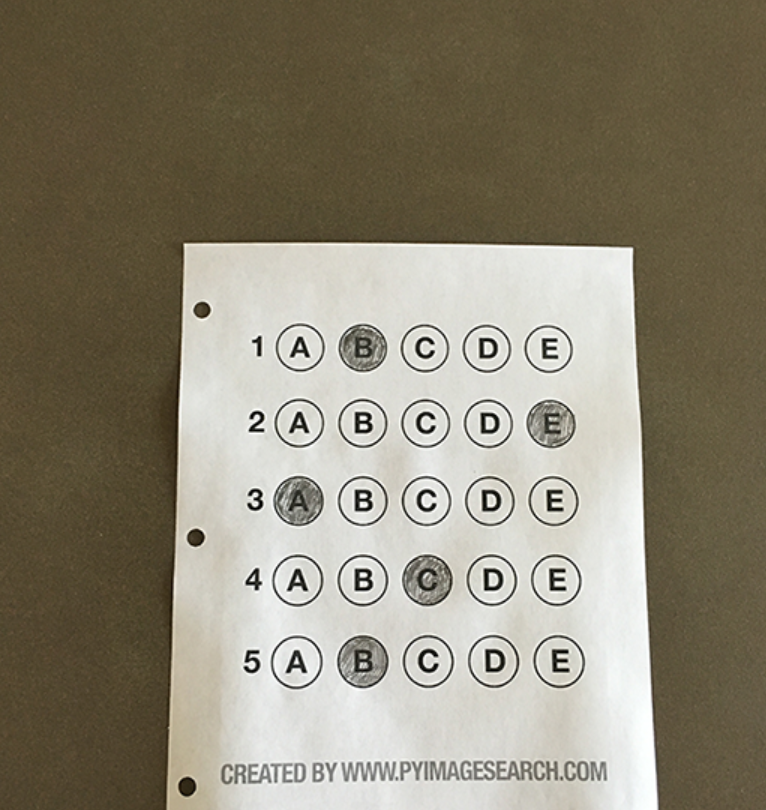
#> input picture Resources/answerCard.png, 766 x 810 px
$ python harris_corner_detection.py
#> lines starting #> are read from the running program, lines starting #| are printed output that depends on the picture; after the words box and inside, x2 and y2 are one past the last pixel; in counts of white or black regions, pixels touching at a corner belong together
import numpy as np
import matplotlib.pyplot as plt
import cv2 as cv


def harris_corner_detection():
    """corners are regions in the image with large variation in intensity in all the directions"""
    """deal with grayScale img"""
    """with some mathematical tricks we can get R=det(M)-k(trace(M))^2, where M is sum(w(x,y)[IxIx,IxIy
                                                                                            IxIy,IyIy])
                                                                                            w(x,y) is weighted matrix"""
    """det(M)=lambda1(r1)lambda2(r2) and trace(M)=r1+r2
    r1 and r2 are the eigenvalues of M
    when |R| is small which means r1 and r2 is small the region is flat
    when R<0 which happens when r1>>r2 or vice versa, the region is edge
    when R is large, which means r1 and r2 are large and r1≈r2 the region is corner"""
    """:parameter img(float 32),blockSize(the neighbour considered for corner detection
    ksize: aperture parameter of the sobel derivative used.
    k: harris detector free parameter"""
    """it returns the score resultImg with the same of ori """
    img = cv.imread('../Resources/answerCard.png')
#> img is the input picture: shape (810, 766, 3); mean B, G, R 116.1, 133.6, 140.2
    imgGray = cv.cvtColor(img, cv.COLOR_BGR2GRAY)
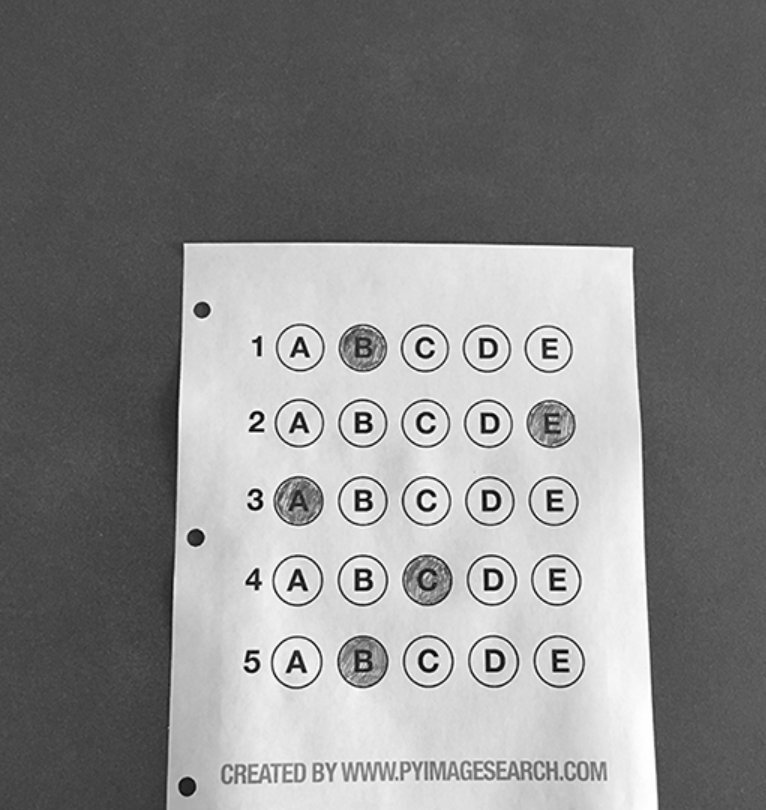
#> imgGray: shape (810, 766); min 0, max 255, mean 133.6
    imgGray = np.float32(imgGray)
    imgHarris = cv.cornerHarris(imgGray, 2, 3, 0.04)
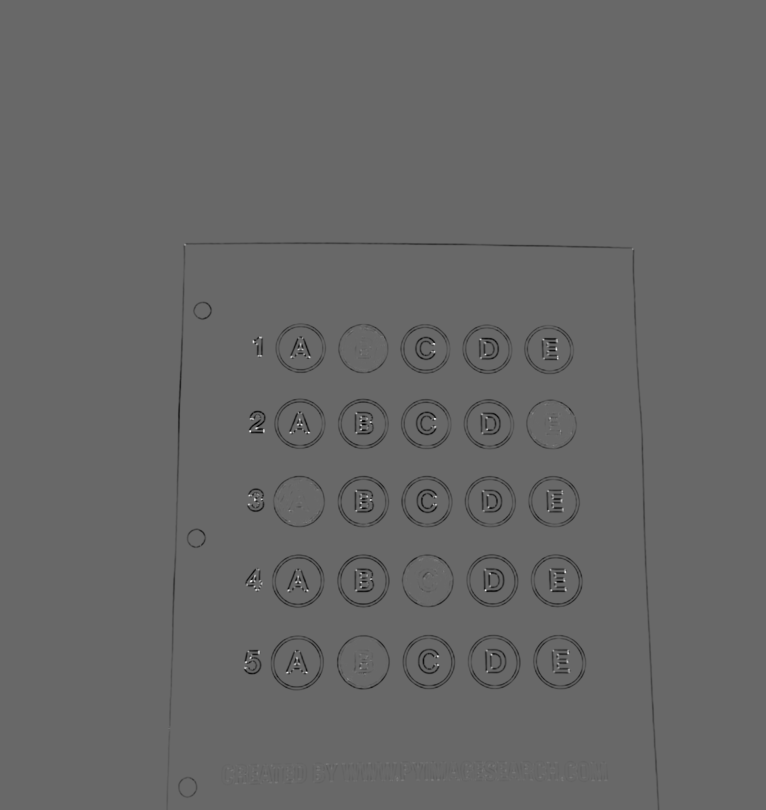
#> imgHarris: shape (810, 766) float32; min -38821044, max 55696264, mean -401371.1; drawn with min black and max white
    """the value in imgHarris is the R mentioned above"""
    tempI = cv.cornerEigenValsAndVecs(imgGray, 2, 3)
    """tempI return(x,y,6) where 6 are
        λ1,λ2 are the non-sorted eigenvalues of M
        x1,y1 are the eigenvectors corresponding to λ1
        x2,y2 are the eigenvectors corresponding to λ2"""
    (x, y) = np.where(imgHarris > 0.2 * imgHarris.max())
#> x = 470 values from 244 to 673; y = 470 values, max 569 at index 452, min 184 at index 0, mean 389.5
    for perPixel in list(zip(y, x)):
        cv.circle(img, perPixel, 2, [0, 255, 0], -1)
#> this loop made 470 passes
#> perPixel on passes 1 to 3: (184, 244), (185, 244), (259, 337)
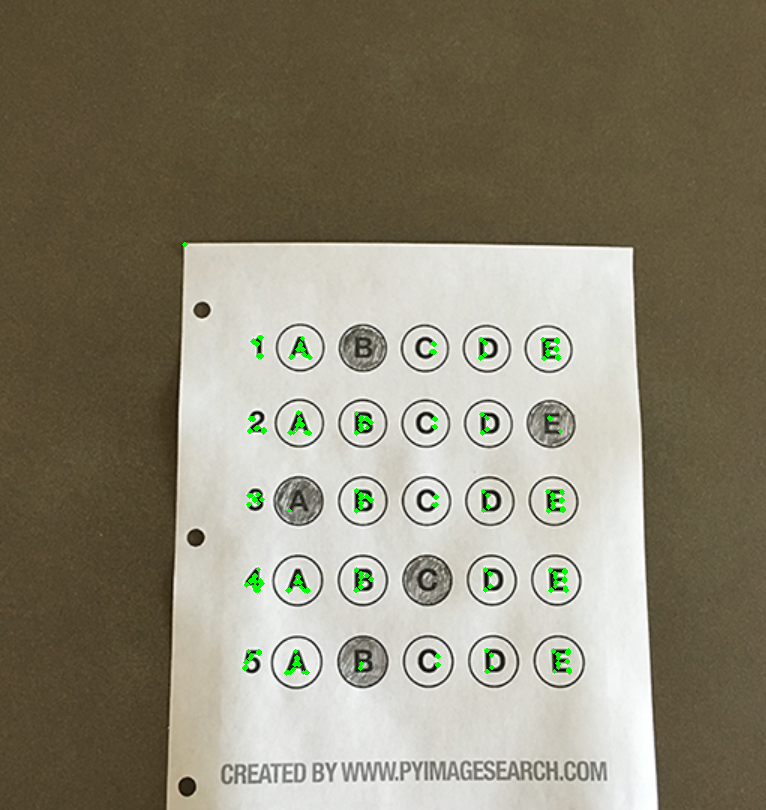
#> img: shape (810, 766, 3); 0.51% of pixels changed, all inside (x1, y1, x2, y2) = (182, 242, 572, 676)
    """if we want to get more precise result we can use cv.cornerSubPix(img(gray,float),centroids,
    half-radius of windowSize, half-radius of zero zone ( for singular situation of windowSize)
    that under this zero zone, pixels will not be summed"""
    """first we should get centroids through cv.connectedComponentsWithStats(we also use cv.connectedComponents in fg
    extraction named watershed algorithm), which returns
    ret,labels,stats(statistics output for each label, including the background label. Statistics are accessed via
    stats(label, COLUMN) where COLUMN is one of ConnectedComponentsTypes)
    ,centroids.
    It iterates for better results until reaches a threshold we set.
    """
    __, imgHarris = cv.threshold(imgHarris, 0.01 * imgHarris.max(), 255, cv.THRESH_BINARY)
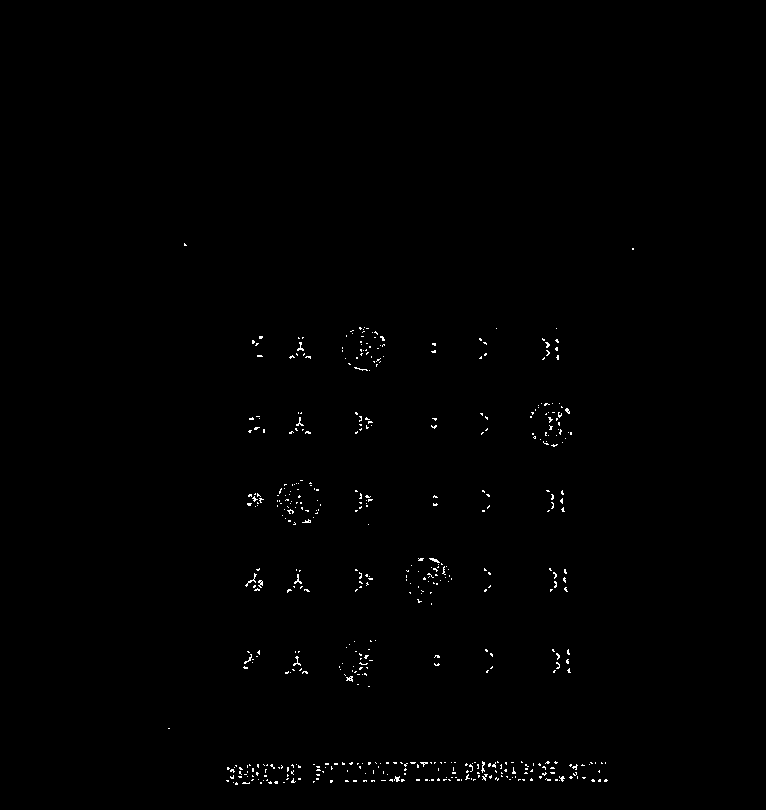
#> imgHarris: shape (810, 766) float32; 0.48% white in thin lines or dots, all inside (x1, y1, x2, y2) = (168, 243, 634, 785)
    # !!!we need binary img to filter noise
    criteria = (cv.TERM_CRITERIA_EPS + cv.TERM_CRITERIA_MAX_ITER, 100,
                1)  # the first parameter means the algorithm returns
#> criteria = (3, 100, 1)
    # when any one of them(max-iter,precession satisfies)
    # count（min iterNum) ,max_iter(Num),eps(returns when reach 0.001 precession)
    ret, labels, stats, centroids = cv.connectedComponentsWithStats(np.uint8(imgHarris))
#> labels: shape (810, 766) int32; 505 distinct labels, from 0 to 504
#> ret = 505; stats = 505 rows, first 6: [0, 0, 766, 810, 617494], [184, 243, 3, 3, 6], [632, 248, 2, 2, 4], [359, 327, 3, 3, 6], [364, 327, 1, 1, 1], [363, 329, 1, 1, 1]; centroids = 505 pairs, first value 168.5 to 632.5, second value 244.3 to 783.3
    corners = cv.cornerSubPix(imgGray, np.float32(centroids), (1, 1), (-1, -1), criteria)
#> corners = 505 pairs, first value 168.1 to 632.7, second value 243.8 to 783.5
    for perPixel in corners:
        cv.circle(img, tuple(perPixel), 1, [0, 0, 255], -1)
#> this loop made 505 passes
#> perPixel on passes 1 to 3: [382.4, 403.6], [184.1, 243.8], [632.7, 248.5]
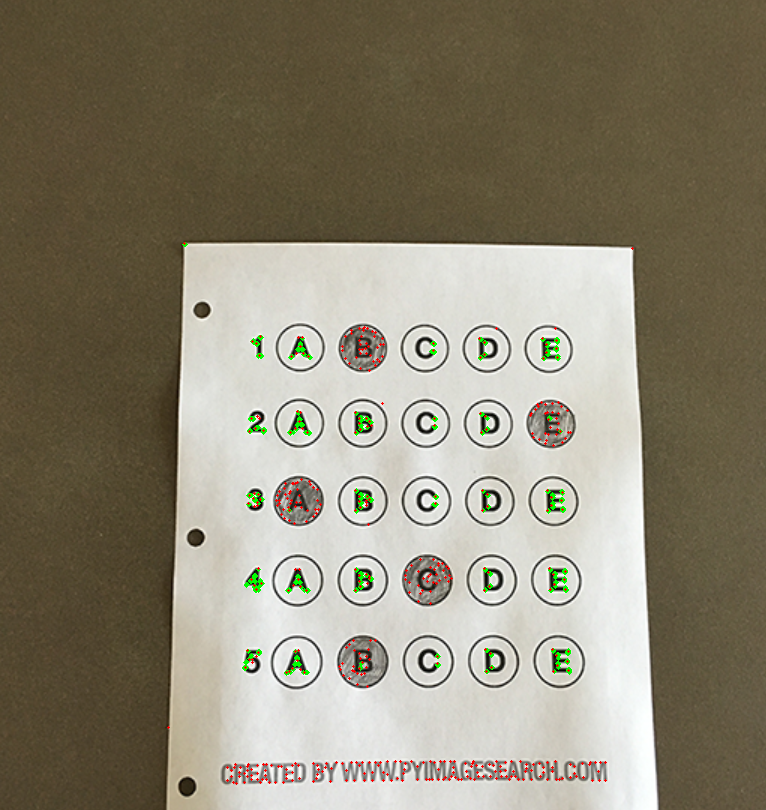
#> img: shape (810, 766, 3); 0.41% of pixels changed, all inside (x1, y1, x2, y2) = (167, 242, 634, 785)
    cv.imshow('temp', img)
    cv.waitKey(0)
    """ we can see the red points(subPixels) is better than the green points"""


harris_corner_detection()

$ run again, with Resources/HoughLine.png copied over Resources/answerCard.png
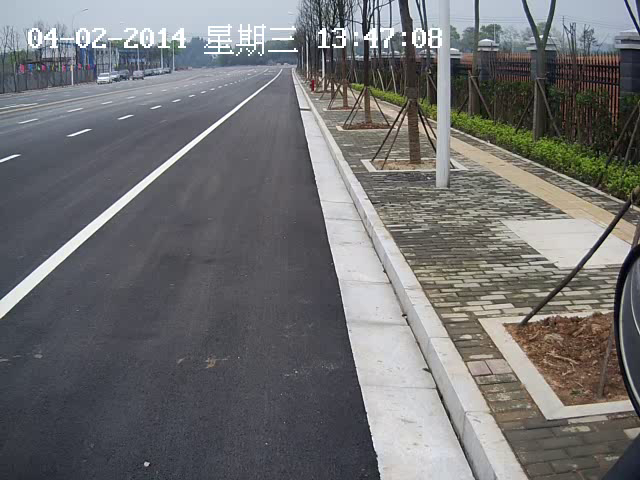
#> input picture Resources/HoughLine.png, 640 x 480 px
#> in harris_corner_detection, img is the input picture: shape (480, 640, 3); mean B, G, R 113.6, 112.5, 112.3
#> x = 91 values from 27 to 56; y = 91 values, max 437 at index 57, min 83 at index 48, mean 328.4
#> the loop in harris_corner_detection, `for perPixel in list(zip(y, x)):` made 91 passes
#> perPixel on passes 1 to 8: (340, 27), (341, 27), (344, 27), (374, 27), (335, 28), (344, 28), (374, 28), (321, 29)
#> in harris_corner_detection, `__, imgHarris = cv.threshold(imgHarris, 0.01 * imgHarris.max(), 255, c..`:
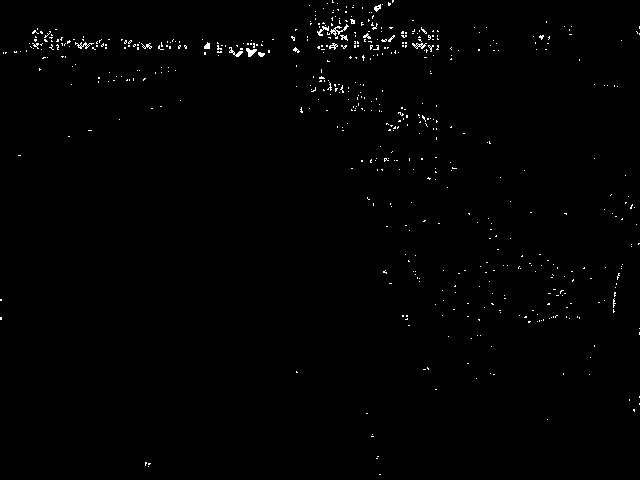
#> imgHarris: shape (480, 640) float32; 0.73% white in thin lines or dots
#> criteria = (3, 100, 1)
#> labels: shape (480, 640) int32; 562 distinct labels, from 0 to 561
#> ret = 562; stats = 562 rows, first 6: [0, 0, 640, 480, 304943], [332, 0, 2, 3, 4], [392, 0, 2, 3, 5], [327, 3, 1, 1, 1], [337, 3, 1, 1, 1], [388, 2, 3, 4, 9]; centroids = 562 pairs, first value 0.5 to 639, second value 0.8 to 474
#> corners = 562 pairs, first value 0.181 to 639, second value 1.11 to 473.5
#> the loop in harris_corner_detection, `for perPixel in corners:` made 562 passes
#> perPixel on passes 1 to 3: [319.7, 240.3], [332.6, 1.3], [391.6, 1.11]
#> after the loop in harris_corner_detection, `for perPixel in corners:`:
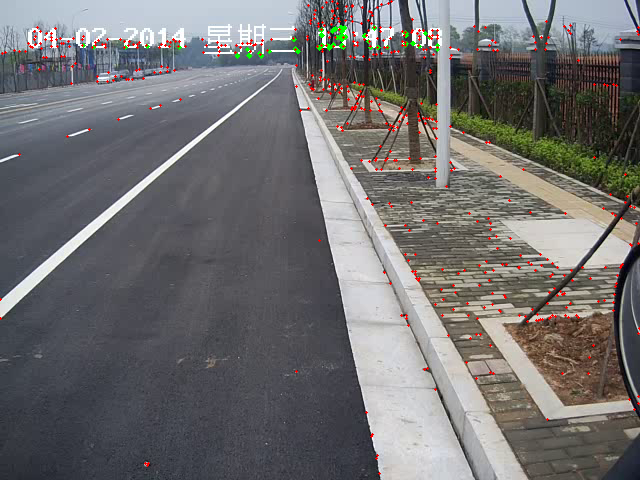
#> img: shape (480, 640, 3); mean B, G, R 112.1, 111.4, 113.1
